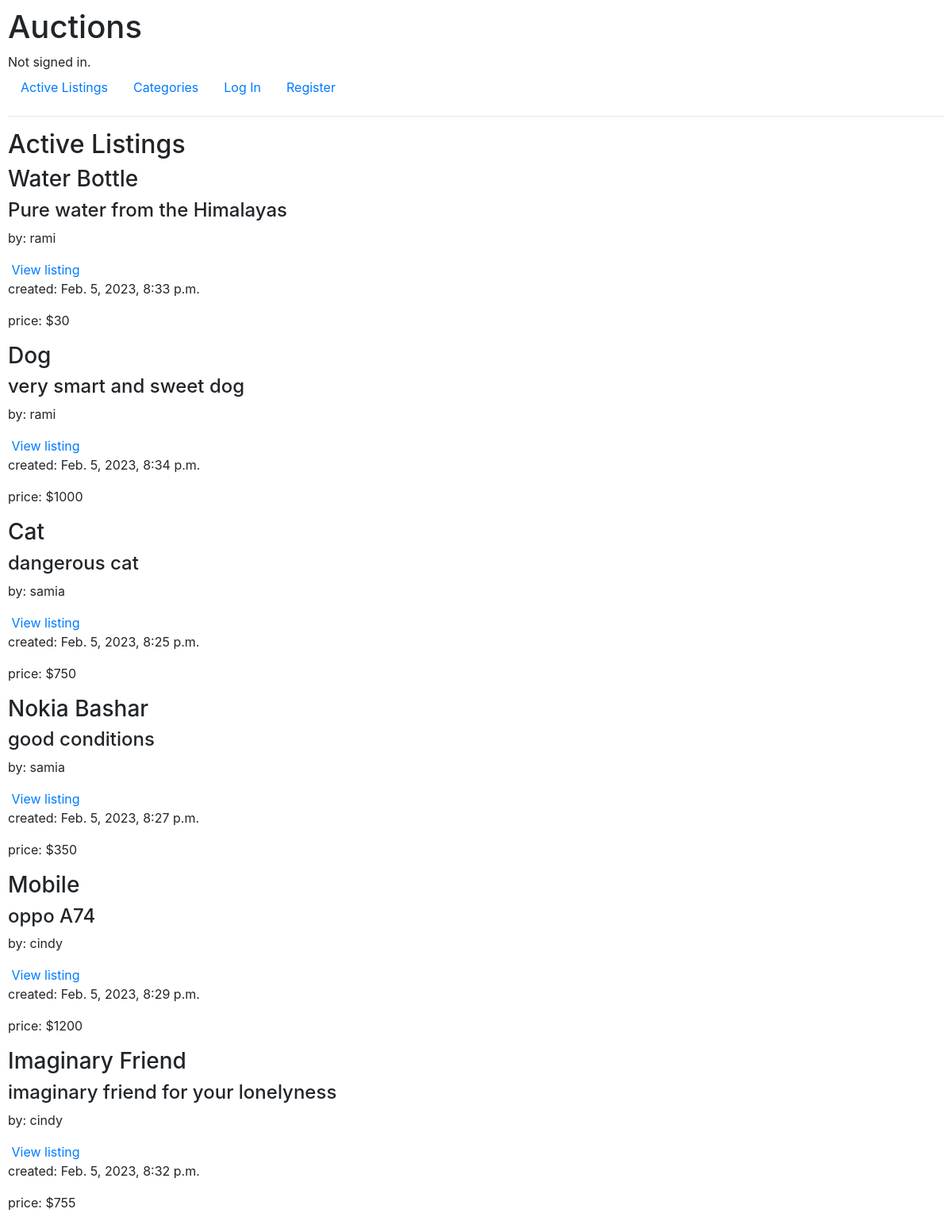
The page / on the database its author committed.
### auctions/models.py (models this page shows, shortened)
class Auction_Listing(models.Model):
    seller = models.ForeignKey(
        User, on_delete=models.CASCADE, related_name="listed_by")
    title = models.CharField(max_length=64)
    description = models.TextField(max_length=500)
    starting_bid = models.PositiveIntegerField()
    image = models.URLField(blank=True)
    time = models.DateTimeField(auto_now=True)
    category = models.CharField(max_length=64, default="Unspecified!")
    price = models.PositiveIntegerField()

class User(AbstractUser):
    pass

### auctions/views.py (the view)
# urls.py: path("", views.index, name="index"),
def index(request):
    return render(request, "auctions/index.html", {
        "listings": Auction_Listing.objects.all(),
    })

### auctions/templates/auctions/index.html (shortened to what this page needs)
{% extends "auctions/layout.html" %}
{% block body %}
<h2>Active Listings</h2>
{%for listing in listings%}
<h3>{{listing.title}}</h3>
<h4>{{listing.description}}</h4>
<p>by: {{listing.seller}}</p>
<a href="{%url 'view_listing' listing.id%}">View listing</a>
<p>created: {{listing.time}}</p>
<p>price: ${{listing.price}}</p>
{%endfor%}
{% endblock %}

### auctions/static/auctions/styles.css (style rules this page uses)
body { padding: 10px; }

### rows shown on the page
Auction_Listing: title "Water Bottle", description "Pure water from the Himalayas", seller "rami", time "Feb. 5, 2023, 8:33 p.m.", price "30"
Auction_Listing: title "Dog", description "very smart and sweet dog", seller "rami", time "Feb. 5, 2023, 8:34 p.m.", price "1000"
Auction_Listing: title "Cat", description "dangerous cat", seller "samia", time "Feb. 5, 2023, 8:25 p.m.", price "750"
Auction_Listing: title "Nokia Bashar", description "good conditions", seller "samia", time "Feb. 5, 2023, 8:27 p.m.", price "350"
Auction_Listing: title "Mobile", description "oppo A74", seller "cindy", time "Feb. 5, 2023, 8:29 p.m.", price "1200"
Auction_Listing: title "Imaginary Friend", description "imaginary friend for your lonelyness", seller "cindy", time "Feb. 5, 2023, 8:32 p.m.", price "755"
